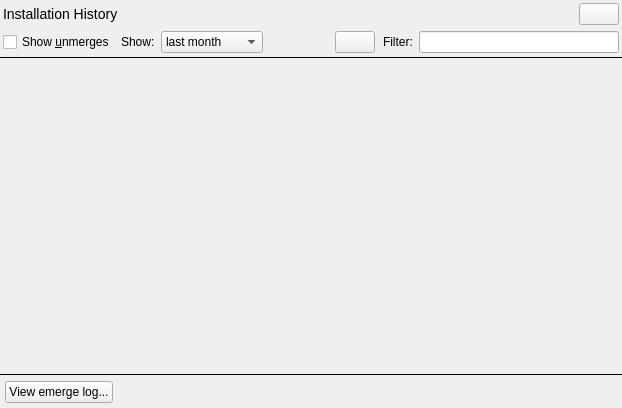
<?xml version="1.0" encoding="UTF-8"?>
<ui version="4.0">
 <class>HistoryBase</class>
 <widget class="QWidget" name="HistoryBase">
  <property name="geometry">
   <rect>
    <x>0</x>
    <y>0</y>
    <width>622</width>
    <height>408</height>
   </rect>
  </property>
  <layout class="QGridLayout">
   <property name="margin">
    <number>0</number>
   </property>
   <property name="spacing">
    <number>0</number>
   </property>
   <item row="1" column="0">
    <widget class="Line" name="line1">
     <property name="frameShape">
      <enum>QFrame::HLine</enum>
     </property>
     <property name="frameShadow">
      <enum>QFrame::Plain</enum>
     </property>
     <property name="lineWidth">
      <number>1</number>
     </property>
    </widget>
   </item>
   <item row="4" column="0">
    <layout class="QGridLayout">
     <property name="margin">
      <number>5</number>
     </property>
     <item row="0" column="0">
      <widget class="QPushButton" name="pbView">
       <property name="text">
        <string>View emerge log...</string>
       </property>
      </widget>
     </item>
     <item row="0" column="1">
      <spacer name="spacer2">
       <property name="orientation">
        <enum>Qt::Horizontal</enum>
       </property>
       <property name="sizeType">
        <enum>QSizePolicy::Expanding</enum>
       </property>
       <property name="sizeHint" stdset="0">
        <size>
         <width>381</width>
         <height>20</height>
        </size>
       </property>
      </spacer>
     </item>
    </layout>
   </item>
   <item row="3" column="0">
    <widget class="Line" name="line1_2">
     <property name="frameShape">
      <enum>QFrame::HLine</enum>
     </property>
     <property name="frameShadow">
      <enum>QFrame::Plain</enum>
     </property>
     <property name="lineWidth">
      <number>1</number>
     </property>
    </widget>
   </item>
   <item row="2" column="0">
    <widget class="HistoryListView" name="historyView" native="true">
     <property name="minimumSize">
      <size>
       <width>0</width>
       <height>0</height>
      </size>
     </property>
    </widget>
   </item>
   <item row="0" column="0">
    <layout class="QGridLayout">
     <property name="margin">
      <number>3</number>
     </property>
     <item row="1" column="5">
      <widget class="QLabel" name="textLabel1_2">
       <property name="sizePolicy">
        <sizepolicy hsizetype="Minimum" vsizetype="Minimum">
         <horstretch>0</horstretch>
         <verstretch>0</verstretch>
        </sizepolicy>
       </property>
       <property name="lineWidth">
        <number>0</number>
       </property>
       <property name="text">
        <string>Filter:</string>
       </property>
       <property name="alignment">
        <set>Qt::AlignLeading|Qt::AlignLeft|Qt::AlignVCenter</set>
       </property>
       <property name="wordWrap">
        <bool>false</bool>
       </property>
       <property name="margin">
        <number>0</number>
       </property>
       <property name="indent">
        <number>2</number>
       </property>
      </widget>
     </item>
     <item row="1" column="0">
      <widget class="QCheckBox" name="viewUnmerges">
       <property name="text">
        <string>Show &amp;unmerges</string>
       </property>
      </widget>
     </item>
     <item row="0" column="0" colspan="5">
      <widget class="QLabel" name="textLabel1">
       <property name="sizePolicy">
        <sizepolicy hsizetype="MinimumExpanding" vsizetype="Fixed">
         <horstretch>0</horstretch>
         <verstretch>0</verstretch>
        </sizepolicy>
       </property>
       <property name="text">
        <string>&lt;font size=&quot;+1&quot;&gt;Installation History&lt;/font&gt;</string>
       </property>
       <property name="wordWrap">
        <bool>false</bool>
       </property>
      </widget>
     </item>
     <item row="0" column="6">
      <spacer name="spacer3">
       <property name="orientation">
        <enum>Qt::Horizontal</enum>
       </property>
       <property name="sizeType">
        <enum>QSizePolicy::Expanding</enum>
       </property>
       <property name="sizeHint" stdset="0">
        <size>
         <width>90</width>
         <height>20</height>
        </size>
       </property>
      </spacer>
     </item>
     <item row="1" column="3">
      <spacer name="spacer5">
       <property name="orientation">
        <enum>Qt::Horizontal</enum>
       </property>
       <property name="sizeType">
        <enum>QSizePolicy::Expanding</enum>
       </property>
       <property name="sizeHint" stdset="0">
        <size>
         <width>16</width>
         <height>20</height>
        </size>
       </property>
      </spacer>
     </item>
     <item row="1" column="4">
      <widget class="QPushButton" name="pbClearFilter">
       <property name="sizePolicy">
        <sizepolicy hsizetype="Fixed" vsizetype="Fixed">
         <horstretch>0</horstretch>
         <verstretch>0</verstretch>
        </sizepolicy>
       </property>
       <property name="toolTip">
        <string>Clear filter</string>
       </property>
       <property name="text">
        <string/>
       </property>
      </widget>
     </item>
     <item row="1" column="6" colspan="2">
      <widget class="KTreeWidgetSearchLine" name="historyFilter">
       <property name="sizePolicy">
        <sizepolicy hsizetype="Preferred" vsizetype="Fixed">
         <horstretch>0</horstretch>
         <verstretch>0</verstretch>
        </sizepolicy>
       </property>
       <property name="minimumSize">
        <size>
         <width>200</width>
         <height>0</height>
        </size>
       </property>
      </widget>
     </item>
     <item row="1" column="1">
      <widget class="QLabel" name="textLabel1_2_2">
       <property name="text">
        <string>Show:</string>
       </property>
       <property name="wordWrap">
        <bool>false</bool>
       </property>
      </widget>
     </item>
     <item row="0" column="7">
      <widget class="QPushButton" name="pbWhatsThis">
       <property name="sizePolicy">
        <sizepolicy hsizetype="Fixed" vsizetype="Fixed">
         <horstretch>0</horstretch>
         <verstretch>0</verstretch>
        </sizepolicy>
       </property>
       <property name="text">
        <string/>
       </property>
      </widget>
     </item>
     <item row="1" column="2">
      <widget class="QComboBox" name="cbDays">
       <property name="currentIndex">
        <number>1</number>
       </property>
       <item>
        <property name="text">
         <string>last week</string>
        </property>
       </item>
       <item>
        <property name="text">
         <string>last month</string>
        </property>
       </item>
       <item>
        <property name="text">
         <string>last 6 months</string>
        </property>
       </item>
       <item>
        <property name="text">
         <string>last year</string>
        </property>
       </item>
       <item>
        <property name="text">
         <string>all</string>
        </property>
       </item>
      </widget>
     </item>
    </layout>
   </item>
  </layout>
 </widget>
 <layoutdefault spacing="6" margin="11"/>
 <customwidgets>
  <customwidget>
   <class>KTreeWidgetSearchLine</class>
   <extends>QLineEdit</extends>
   <header>ktreewidgetsearchline.h</header>
  </customwidget>
  <customwidget>
   <class>QPushButton</class>
   <extends>QPushButton</extends>
   <header>kpushbutton.h</header>
  </customwidget>
  <customwidget>
   <class>QLineEdit</class>
   <extends>QLineEdit</extends>
   <header>klineedit.h</header>
  </customwidget>
  <customwidget>
   <class>HistoryListView</class>
   <extends>QWidget</extends>
   <header>historylistview.h</header>
   <container>1</container>
  </customwidget>
 </customwidgets>
 <includes>
  <include location="local">kpushbutton.h</include>
  <include location="local">historylistview.h</include>
  <include location="local">kpushbutton.h</include>
 </includes>
 <resources/>
 <connections/>
</ui>
